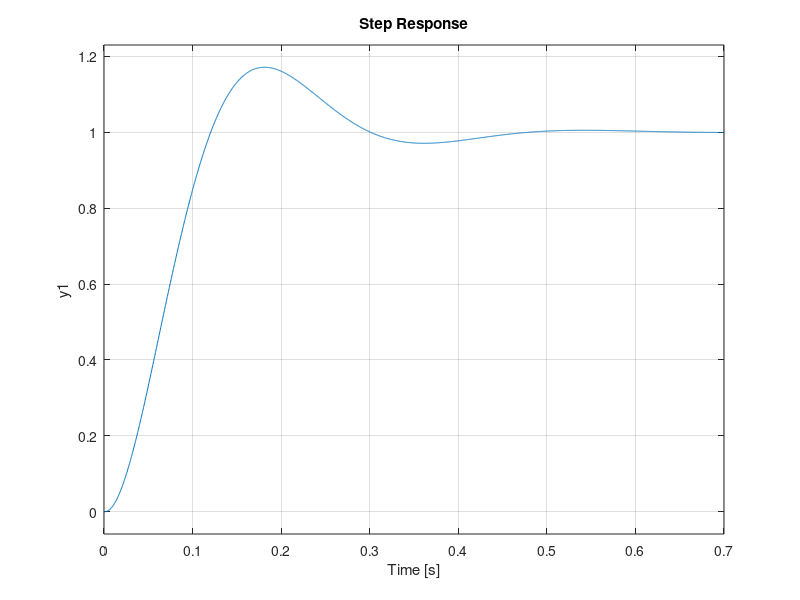

This chart was generated by the following MATLAB code:
%Step response with respect to R(s) 
clc
s=tf('s');
KA=80;
G1=5000/(s+1000);
G2=1/(s*(s+20));
Y=G1*KA*G2    %Series Nothing but multiple.
M=series(KA*G1,G2)
M1=feedback(Y,1)
step(M1)
grid on
